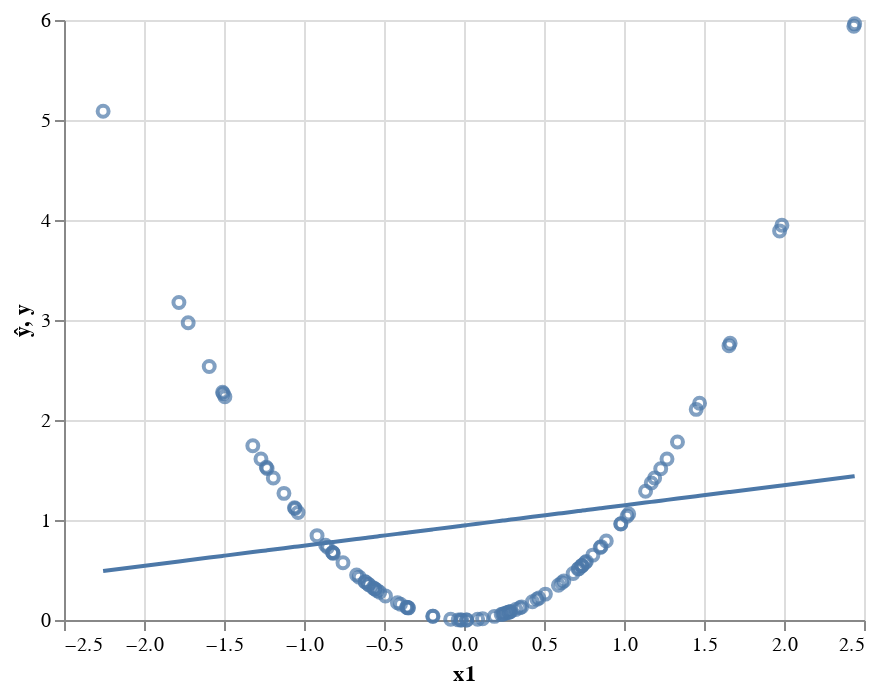

Here is the notebook cell this chart was saved with:
### Markdown cell above
And when we plot the model predictions against reality we see how bad it is:

### Code cell
preds = pd.DataFrame({'ŷ':ŷ.detach().numpy()[:,0], 'y':y[:,0], 'x1':x[:,0]})
(alt.Chart(preds).mark_line().encode(x='x1', y='ŷ') + 
alt.Chart(preds).mark_point().encode(x='x1', y='y'))

### Figure 1 — Vega-Lite specification as saved in the notebook (floating-point values rounded to 4 significant figures)
{"$schema": "https://vega.github.io/schema/vega-lite/v3.4.0.json", "config": {"mark": {"tooltip": null}, "view": {"height": 300, "width": 400}}, "data": {"name": "data-ac1ae59b05f965e6e9a1f579938b1111"}, "datasets": {"data-ac1ae59b05f965e6e9a1f579938b1111": [{"x1": 1.029, "y": 1.059, "ŷ": 1.153}, {"x1": 0.3599, "y": 0.1295, "ŷ": 1.018}, {"x1": -0.5575, "y": 0.3108, "ŷ": 0.8328}, {"x1": -0.5682, "y": 0.3229, "ŷ": 0.8306}, {"x1": -1.059, "y": 1.122, "ŷ": 0.7316}, {"x1": 1.229, "y": 1.512, "ŷ": 1.193}, {"x1": -0.6161, "y": 0.3796, "ŷ": 0.8209}, {"x1": -0.5266, "y": 0.2773, "ŷ": 0.839}, {"x1": 1.192, "y": 1.42, "ŷ": 1.186}, {"x1": -1.782, "y": 3.175, "ŷ": 0.5858}, {"x1": -1.32, "y": 1.742, "ŷ": 0.679}, {"x1": -0.03583, "y": 0.001284, "ŷ": 0.938}, {"x1": 0.292, "y": 0.08528, "ŷ": 1.004}, {"x1": -0.8524, "y": 0.7267, "ŷ": 0.7733}, {"x1": 0.7167, "y": 0.5137, "ŷ": 1.09}, {"x1": 0.7138, "y": 0.5096, "ŷ": 1.089}, {"x1": 0.9797, "y": 0.9598, "ŷ": 1.143}, {"x1": 0.8566, "y": 0.7337, "ŷ": 1.118}, {"x1": 0.2502, "y": 0.06261, "ŷ": 0.9957}, {"x1": 0.8054, "y": 0.6486, "ŷ": 1.108}, {"x1": 0.4555, "y": 0.2075, "ŷ": 1.037}, {"x1": 1.135, "y": 1.288, "ŷ": 1.174}, {"x1": -1.724, "y": 2.972, "ŷ": 0.5975}, {"x1": -0.3486, "y": 0.1215, "ŷ": 0.8749}, {"x1": -1.494, "y": 2.233, "ŷ": 0.6438}, {"x1": -0.6549, "y": 0.4289, "ŷ": 0.8131}, {"x1": -0.8213, "y": 0.6745, "ŷ": 0.7795}, {"x1": -0.4908, "y": 0.2409, "ŷ": 0.8462}, {"x1": 0.5088, "y": 0.2588, "ŷ": 1.048}, {"x1": -0.6183, "y": 0.3822, "ŷ": 0.8205}, {"x1": -0.6714, "y": 0.4507, "ŷ": 0.8098}, {"x1": 0.4277, "y": 0.1829, "ŷ": 1.031}, {"x1": 0.5902, "y": 0.3483, "ŷ": 1.064}, {"x1": 1.019, "y": 1.038, "ŷ": 1.151}, {"x1": 1.17, "y": 1.37, "ŷ": 1.181}, {"x1": 0.264, "y": 0.06967, "ŷ": 0.9984}, {"x1": -0.8164, "y": 0.6665, "ŷ": 0.7805}, {"x1": 0.624, "y": 0.3894, "ŷ": 1.071}, {"x1": -2.255, "y": 5.087, "ŷ": 0.4903}, {"x1": -1.269, "y": 1.61, "ŷ": 0.6893}, {"x1": 0.2424, "y": 0.05876, "ŷ": 0.9941}, {"x1": -0.348, "y": 0.1211, "ŷ": 0.875}, {"x1": 2.442, "y": 5.962, "ŷ": 1.438}, {"x1": 1.973, "y": 3.891, "ŷ": 1.343}, {"x1": -0.01391, "y": 0.0001934, "ŷ": 0.9424}, {"x1": -0.3584, "y": 0.1285, "ŷ": 0.8729}, {"x1": -0.397, "y": 0.1576, "ŷ": 0.8651}, {"x1": 1.334, "y": 1.78, "ŷ": 1.214}, {"x1": -0.3555, "y": 0.1264, "ŷ": 0.8735}, {"x1": 0.7377, "y": 0.5442, "ŷ": 1.094}, {"x1": -0.5423, "y": 0.294, "ŷ": 0.8358}, {"x1": 1.987, "y": 3.948, "ŷ": 1.346}, {"x1": 0.349, "y": 0.1218, "ŷ": 1.016}, {"x1": 0.7647, "y": 0.5848, "ŷ": 1.099}, {"x1": 0.7353, "y": 0.5406, "ŷ": 1.094}, {"x1": 0.6822, "y": 0.4654, "ŷ": 1.083}, {"x1": 0.08545, "y": 0.007302, "ŷ": 0.9624}, {"x1": 1.663, "y": 2.767, "ŷ": 1.281}, {"x1": 0.01721, "y": 0.0002961, "ŷ": 0.9487}, {"x1": 0.7583, "y": 0.5751, "ŷ": 1.098}, {"x1": -0.08335, "y": 0.006947, "ŷ": 0.9284}, {"x1": 1.656, "y": 2.743, "ŷ": 1.279}, {"x1": 1.269, "y": 1.61, "ŷ": 1.201}, {"x1": 0.3237, "y": 0.1048, "ŷ": 1.01}, {"x1": -0.5965, "y": 0.3558, "ŷ": 0.8249}, {"x1": -1.192, "y": 1.42, "ŷ": 0.7048}, {"x1": 0.9809, "y": 0.9622, "ŷ": 1.143}, {"x1": -0.1956, "y": 0.03825, "ŷ": 0.9058}, {"x1": -0.5958, "y": 0.3549, "ŷ": 0.825}, {"x1": 0.6107, "y": 0.3729, "ŷ": 1.068}, {"x1": -1.037, "y": 1.075, "ŷ": 0.736}, {"x1": -1.236, "y": 1.527, "ŷ": 0.696}, {"x1": -1.056, "y": 1.116, "ŷ": 0.7322}, {"x1": 0.7373, "y": 0.5436, "ŷ": 1.094}, {"x1": -0.1934, "y": 0.03742, "ŷ": 0.9062}, {"x1": 0.468, "y": 0.219, "ŷ": 1.04}, {"x1": 0.1163, "y": 0.01352, "ŷ": 0.9687}, {"x1": 0.2741, "y": 0.07515, "ŷ": 1.0}, {"x1": 0.8892, "y": 0.7907, "ŷ": 1.125}, {"x1": 0.2842, "y": 0.08076, "ŷ": 1.003}, {"x1": -1.509, "y": 2.277, "ŷ": 0.6409}, {"x1": 0.1904, "y": 0.03625, "ŷ": 0.9836}, {"x1": 1.451, "y": 2.106, "ŷ": 1.238}, {"x1": -0.8204, "y": 0.673, "ŷ": 0.7797}, {"x1": -1.125, "y": 1.266, "ŷ": 0.7182}, {"x1": 2.437, "y": 5.937, "ŷ": 1.437}, {"x1": -1.505, "y": 2.264, "ŷ": 0.6417}, {"x1": 0.01511, "y": 0.0002283, "ŷ": 0.9483}, {"x1": 0.2808, "y": 0.07885, "ŷ": 1.002}, {"x1": -0.5584, "y": 0.3118, "ŷ": 0.8326}, {"x1": -0.4159, "y": 0.173, "ŷ": 0.8613}, {"x1": 0.8517, "y": 0.7253, "ŷ": 1.117}, {"x1": -0.7563, "y": 0.572, "ŷ": 0.7927}, {"x1": -1.592, "y": 2.535, "ŷ": 0.624}, {"x1": -0.8646, "y": 0.7475, "ŷ": 0.7708}, {"x1": 1.472, "y": 2.168, "ŷ": 1.242}, {"x1": 0.2327, "y": 0.05413, "ŷ": 0.9921}, {"x1": -0.9184, "y": 0.8435, "ŷ": 0.76}, {"x1": -0.0211, "y": 0.0004452, "ŷ": 0.941}, {"x1": -1.231, "y": 1.515, "ŷ": 0.697}]}, "layer": [{"encoding": {"x": {"field": "x1", "type": "quantitative"}, "y": {"field": "ŷ", "type": "quantitative"}}, "mark": "line"}, {"encoding": {"x": {"field": "x1", "type": "quantitative"}, "y": {"field": "y", "type": "quantitative"}}, "mark": "point"}]}
